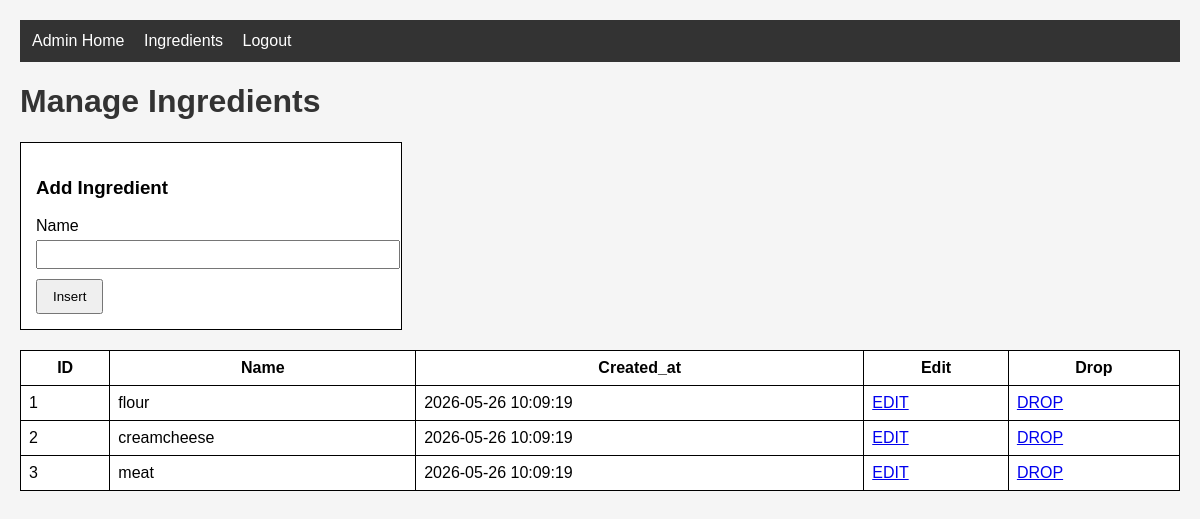
Screenshot of /admin/ingredients.php (signed in) with the database file from the repository.
### tables this page shows
CREATE TABLE `ingredients` (
  `id` int(11) NOT NULL,
  `name` varchar(100) NOT NULL,
  `created_at` timestamp NOT NULL DEFAULT current_timestamp(),
  `updated_at` timestamp NULL DEFAULT NULL,
  `deleted_at` timestamp NULL DEFAULT NULL
);

### admin/ingredients.php (the view, shortened to what this page needs)
<?php
require_once __DIR__ . "/../config.php";
$select_query = "SELECT * FROM ingredients WHERE deleted_at IS NULL";
$result = mysqli_query($connect, $select_query);
$data = mysqli_fetch_all($result, MYSQLI_ASSOC);
$edit_row = null;
?>
<!DOCTYPE html>
<html lang="en">
<head>
    <link rel="stylesheet" href="../style.css">
</head>
<body>
    <nav>
        <a href="index.php">Admin Home</a>
        <a href="ingredients.php">Ingredients</a>
        <a href="../logout.php">Logout</a>
    </nav>
    <h1>Manage Ingredients</h1>
    <?php if ($edit_row) { ?>
        <form method="post">
            <h3>Edit Ingredient</h3>
            <input type="hidden" name="id" value="<?= $edit_row['id'] ?>">
            <label>Name</label>
            <input type="text" name="name" value="<?= $edit_row['name'] ?>" required>
            <button type="submit" name="update_button">Update</button>
            <a href="ingredients.php">Cancel</a>
        </form>
    <?php } else { ?>
        <form method="post">
            <h3>Add Ingredient</h3>
            <label>Name</label>
            <input type="text" name="name" required>
            <button type="submit" name="insert_button">Insert</button>
        </form>
    <?php } ?>
    <table>
        <tr>
            <th>ID</th>
            <th>Name</th>
            <th>Created_at</th>
            <th>Edit</th>
            <th>Drop</th>
        </tr>
        <?php foreach ($data as $row) { ?>
        <tr>
            <td><?= $row['id'] ?></td>
            <td><?= $row['name'] ?></td>
            <td><?= $row['created_at'] ?></td>
            <td><a href="?id=<?= $row['id'] ?>">EDIT</a></td>
            <td><a href="?drop=<?= $row['id'] ?>">DROP</a></td>
        </tr>
        <?php } ?>
    </table>
</body>
</html>

### style.css (style rules this page uses)
body { font-family: Arial, sans-serif; margin: 20px; background: #f5f5f5; }
nav { background: #333; padding: 12px; margin-bottom: 20px; }
nav a { color: white; margin-right: 15px; text-decoration: none; }
h1, h2 { color: #333; }
table { border: solid 1px black; border-collapse: collapse; width: 100%; margin-bottom: 25px; background: white; }
table td, table th { border: solid 1px black; padding: 8px; }
form { width: 350px; border: solid 1px black; padding: 15px; margin-bottom: 20px; background: white; }
form label { display: block; margin-bottom: 5px; }
form input, form select, form textarea { width: 100%; margin-bottom: 10px; padding: 5px; }
button, .btn { padding: 8px 15px; cursor: pointer; }

### rows the page displays
ingredients: id "1", name "flour", created_at "2026-05-26 10:09:19"
ingredients: id "2", name "creamcheese", created_at "2026-05-26 10:09:19"
ingredients: id "3", name "meat", created_at "2026-05-26 10:09:19"
